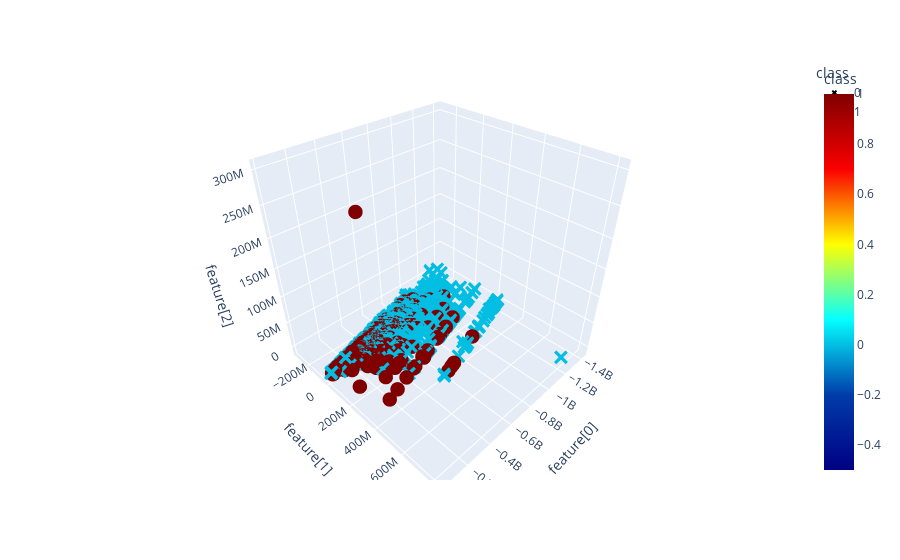

The notebook cell saved with this chart:
### Markdown cell above
### Performing analysis using different datasets

### Code cell
run_analysis_pipeline('features_128_full_mask.csv')

### Figure 1 — Plotly figure (JSON) as saved in the notebook; plotly's stock layout.template omitted (floating-point values rounded to 4 significant figures; data arrays with more than 128 entries replaced by an {"elided": "..."} marker saying what was removed)
{"data": [{"hovertemplate": "class=%{marker.color}<br>feature[0]=%{x}<br>feature[1]=%{y}<br>feature[2]=%{z}<extra></extra>", "legendgroup": "0", "marker": {"color": {"elided": "1399 int values"}, "coloraxis": "coloraxis", "size": 5, "symbol": "x"}, "mode": "markers", "name": "0", "scene": "scene", "showlegend": true, "type": "scatter3d", "x": {"elided": "1399 float values"}, "y": {"elided": "1399 float values"}, "z": {"elided": "1399 float values"}}, {"hovertemplate": "class=%{marker.color}<br>feature[0]=%{x}<br>feature[1]=%{y}<br>feature[2]=%{z}<extra></extra>", "legendgroup": "1", "marker": {"color": {"elided": "1399 int values"}, "coloraxis": "coloraxis", "size": 5, "symbol": "circle"}, "mode": "markers", "name": "1", "scene": "scene", "showlegend": true, "type": "scatter3d", "x": {"elided": "1399 float values"}, "y": {"elided": "1399 float values"}, "z": {"elided": "1399 float values"}}], "layout": {"coloraxis": {"colorbar": {"title": {"text": "class"}}, "colorscale": [[0, "rgb(0,0,131)"], [0.2, "rgb(0,60,170)"], [0.4, "rgb(5,255,255)"], [0.6, "rgb(255,255,0)"], [0.8, "rgb(250,0,0)"], [1, "rgb(128,0,0)"]]}, "legend": {"title": {"text": "class"}, "tracegroupgap": 0}, "margin": {"t": 60}, "scene": {"domain": {"x": [0, 1], "y": [0, 1]}, "xaxis": {"title": {"text": "feature[0]"}}, "yaxis": {"title": {"text": "feature[1]"}}, "zaxis": {"title": {"text": "feature[2]"}}}}}
